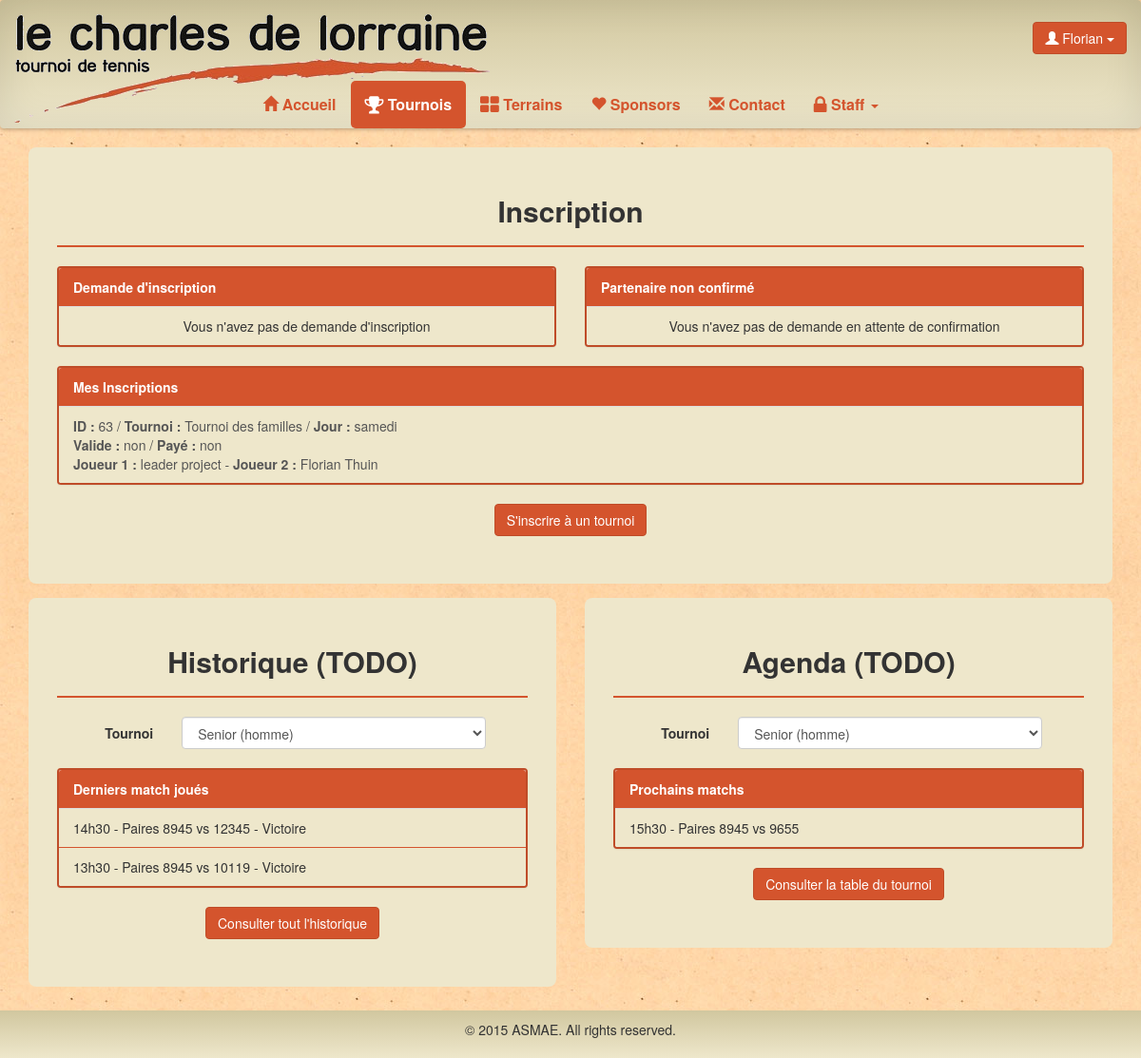
/tennis/tournoi (signed in), run on an earlier commit of the app's database.
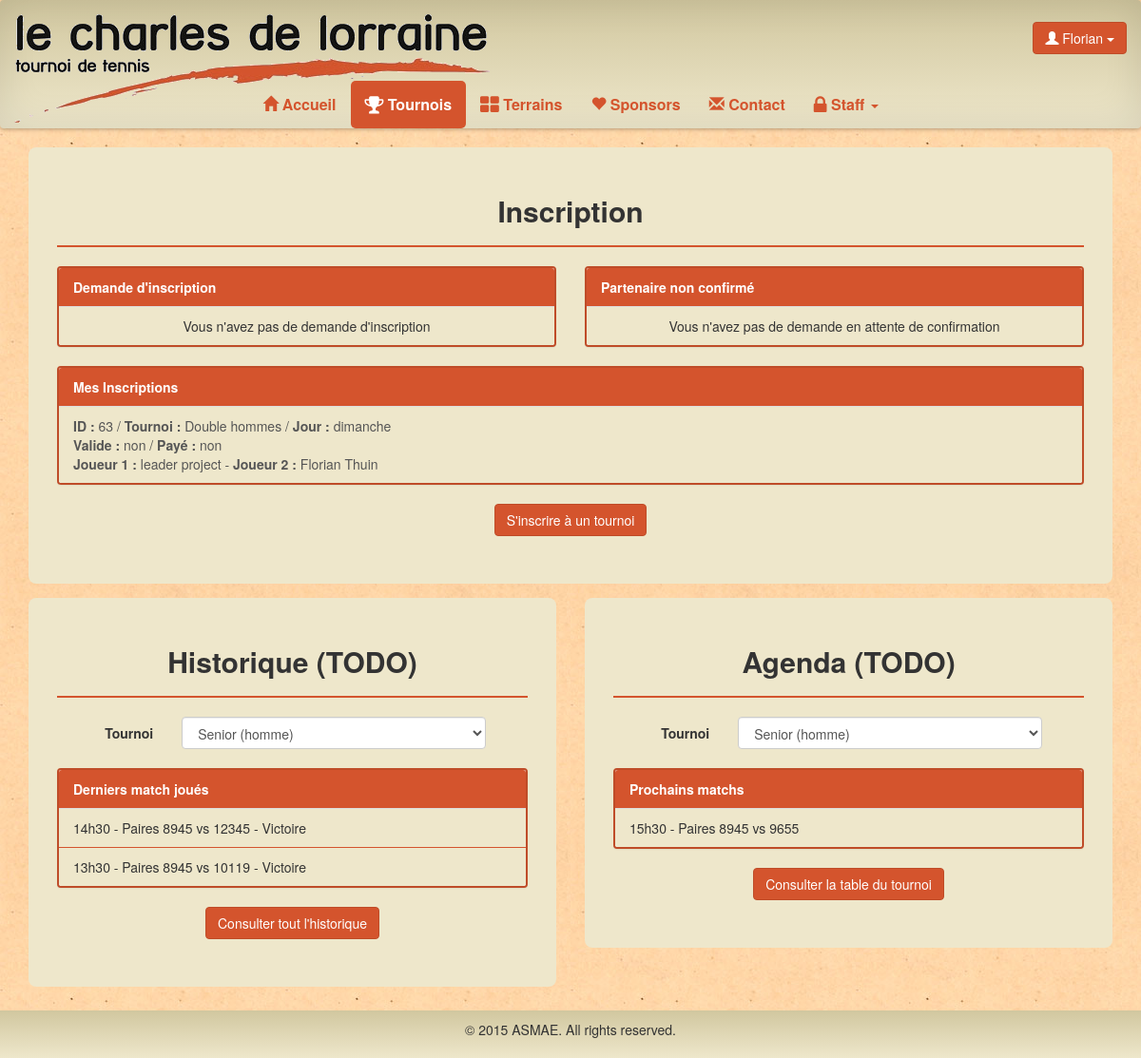
And on a later commit of the database.
### tennis/models.py (models this page shows, shortened)
class Pair(models.Model):
    id = models.AutoField(primary_key=True)
    tournoi = models.ForeignKey(Tournoi)
    group = models.ForeignKey(Groupe, null=True, default=None)
    user1 = models.ForeignKey(User, related_name='user1')
    user2 = models.ForeignKey(User, related_name='user2')
    extra1 = models.ManyToManyField(Extra, related_name='extra1')
    extra2 = models.ManyToManyField(Extra, related_name='extra2')
    comment1 = models.TextField(null=True)
    comment2 = models.TextField(null=True)
    confirm = models.BooleanField(default=False)
    valid = models.BooleanField(default=False)
    pay = models.BooleanField(default=False)

class Tournoi(models.Model):
    nom = models.CharField(max_length=50,primary_key=True)
    description = models.TextField(null=True)
    jour = models.CharField(max_length=50)

class Participant(models.Model):
    user = models.OneToOneField(User,null=True)
    titre = models.CharField(max_length=5)
    nom = models.CharField(max_length=30)
    prenom = models.CharField(max_length=30)
    rue = models.CharField(max_length=100)
    numero = models.CharField(max_length=10)
    boite = models.CharField(max_length=10,null=True)
    codepostal = models.CharField(max_length=10)
    localite = models.CharField(max_length=30)
    telephone = models.CharField(max_length=30,null=True)
    fax = models.CharField(max_length=30,null=True)
    gsm = models.CharField(max_length=30,null=True)
    datenaissance = models.DateTimeField(null=True)
    classement = models.CharField(max_length=10,null=True)
    oldparticipant = models.BooleanField(default=False)
    isGroupLeader = models.BooleanField(default=False)

### tennis/views.py (the view)
# urls.py: url(r'^tournoi/confirmer/Pair/(\d+)$','confirmPair'),
def tournoi(request):
    if request.user.is_authenticated():
        nonComfirme = request.user.user1.filter(confirm=False)
        demande = request.user.user2.filter(confirm=False)
        inscrit1 = request.user.user1.filter(confirm=True)
        inscrit2 = request.user.user2.filter(confirm=True)
        inscrit =  list(chain(inscrit1,inscrit2))
        return render(request,'tennis/tournoi.html',locals())
    return redirect(reverse(home))

### tennis/templates/tennis/tournoi.html (shortened to what this page needs)
{% extends "tennis/base.html" %}
{% block nav-tournoi %}class="active"{% endblock %}
{% block body %}
<div class="container">
	<div class="content-box">
		<h2 class="center">Inscription</h2>
		<hr class="line">
		<div class="row">
			<div class="col-sm-6">
				<div class="panel panel-default">
					<div class="panel-heading">Demande d'inscription</div>
					<div class="list-group">
						{% for item in demande %}
						<a href="{% url "tennis.views.confirmPair" item.id %}" class="list-group-item">
							<b>En attente de votre confirmation</b> <br>
							<b>ID : </b> {{ item.id}} / <b>Tournoi : </b> {{item.tournoi.nom}} / <b>Jour : </b>{{ item.tournoi.jour }} <br>
							<b>Joueur 1 : </b>{{item.user1.participant.prenom}} {{item.user1.participant.nom}} - <b>Joueur 2 : </b>{{item.user2.participant.prenom}} {{item.user2.participant.nom}}
						</a>
						{% empty %}
						<li class="list-group-item center">Vous n'avez pas de demande d'inscription</li>
						{% endfor %}
					</div>
				</div>
			</div>
			<div class="col-sm-6">
				<div class="panel panel-default">
					<div class="panel-heading">Partenaire non confirmé</div>
					<div class="list-group">
						{% for item in nonComfirme %}
						<a href="{% url "tennis.views.cancelPair" item.id %}" class="list-group-item">
							<b>En attente de confirmation par le joueur 2</b> <br>
							<b>ID : </b> {{ item.id}} / <b>Tournoi : </b> {{item.tournoi.nom}} / <b>Jour : </b>{{ item.tournoi.jour }} <br>
							<b>Joueur 1 : </b>{{item.user1.participant.prenom}} {{item.user1.participant.nom}} - <b>Joueur 2 : </b>{{item.user2.participant.prenom}} {{item.user2.participant.nom}}
						</a>
						{% empty %}
						<li class="list-group-item center">Vous n'avez pas de demande en attente de confirmation</li>
						{% endfor %}
					</div>
				</div>
			</div>
		</div>
		<div class="panel panel-default">
			<div class="panel-heading">Mes Inscriptions</div>
			<div class="list-group">
				{% for item in inscrit %}
						<a href="{% url "tennis.views.viewPair" item.id %}" class="list-group-item">
							<b>ID : </b> {{ item.id}} / <b>Tournoi : </b> {{item.tournoi.nom}} / <b>Jour : </b>{{ item.tournoi.jour }} <br>
							<b>Valide : </b>{% if item.valid %}oui{% else %}non{% endif %} / <b>Payé : </b>{% if item.pay %}oui{% else %}non{% endif %} <br>
							<b>Joueur 1 : </b>{{item.user1.participant.prenom}} {{item.user1.participant.nom}} - <b>Joueur 2 : </b>{{item.user2.participant.prenom}} {{item.user2.participant.nom}}
						</a>
						{% empty %}
						<li class="list-group-item center">Vous n'etes pas encore inscrit à un tournoi</li>
						{% endfor %}
			</div>
		</div>
		<button onClick="location.href='{% url "tennis.views.inscriptionTournoi" %}';" class="btn btn-default b-center">S'inscrire à un tournoi</button>
	</div>
	<div class="row">
		<div class="col-sm-6">
			<div class="content-box">
				<h2 class="center">Historique (TODO)</h2>
				<hr class="line">
				<div class="row" style="margin-bottom: 20px;">
					<div class="col-xs-3 info">
						Tournoi
					</div>
					<div class="col-lg-8 col-sm-4 col-xs-8">
					   	<select class="form-control" name="title">
							<option>Senior (homme)</option>
						</select>
		    		</div>
				</div>
				<div class="panel panel-default">
					<div class="panel-heading">Derniers match joués</div>
					<ul class="list-group">
		  				<li class="list-group-item">14h30 - Paires 8945 vs 12345 - Victoire</li>
						<li class="list-group-item">13h30 - Paires 8945 vs 10119 - Victoire</li>
					</ul>
				</div>
				<button class="btn btn-default b-center">Consulter tout l'historique</button>
			</div>
		</div>
		<div class="col-sm-6">
			<div class="content-box">
				<h2 class="center">Agenda (TODO)</h2>
				<hr class="line">
				<div class="row" style="margin-bottom: 20px;">
					<div class="col-xs-3 info">
						Tournoi
					</div>
					<div class="col-lg-8 col-sm-4 col-xs-8">
					   	<select class="form-control" name="title">
							<option>Senior (homme)</option>
						</select>
		    		</div>
				</div>
				<div class="panel panel-default">
					<div class="panel-heading">Prochains matchs</div>
					<ul class="list-group">
		  				<li class="list-group-item">15h30 - Paires 8945 vs 9655</li>
					</ul>
				</div>
				<button class="btn btn-default b-center">Consulter la table du tournoi</button>
			</div>
		</div>
	</div>
</div>
{% endblock %}

### tennis/templates/tennis/base.html (shortened to what this page needs)
<!DOCTYPE html>
<html lang="fr">
<head>
    {% load static from staticfiles %}
  <link rel="stylesheet" type="text/css" href="{% static 'tennis/css/tennis.css' %}">
  <link rel="stylesheet" href="http://maxcdn.bootstrapcdn.com/bootstrap/3.3.5/css/bootstrap.min.css">
  <link rel="stylesheet" href="https://maxcdn.bootstrapcdn.com/font-awesome/4.4.0/css/font-awesome.min.css">
</head>
<body>
      <nav class="effect6 navbar navbar-default" role="navigation">
        <div class="container-fluid">
          <div class="navbar-header" style="width:100%;">
            <a class="navbar-brand navbar-img" style="padding-bottom:70px;" href="{% url "tennis.views.home" %}"><img src="{% static 'tennis/img/logo.png' %}"></a>
            <div class="username btn-group pull-right navbar-btn">
              {% if user.is_authenticated %}
              <button class="btn btn-default dropdown-toggle" type="button" data-toggle="dropdown"><span class="glyphicon glyphicon-user" aria-hidden="true"></span> {{ user.username }}
                <span class="caret"></span></button>
              {% endif %}
            </div>
          </div>
          <div class="collapse navbar-collapse" id="bs-example-navbar-collapse-1">
            <ul class="nav navbar-nav">
              <li {% block nav-home %}{% endblock %}><a href="{% url "tennis.views.home" %}"><span class="glyphicon glyphicon-home" aria-hidden="true"></span> Accueil</a></li>
              {% if user.is_authenticated %}
              <li {% block nav-tournoi %}{% endblock %}><a href="{% url "tennis.views.tournoi" %}"><i class="fa fa-trophy fa-lg"></i> Tournois</a></li>
              <li {% block nav-terrain %}{% endblock %}><a href="{% url "tennis.views.terrain" %}"><i class="fa fa-th-large fa-lg"></i> Terrains</a></li>
              {% endif %}
              <li {% block nav-sponsors %}{% endblock %}><a href="{% url "tennis.views.sponsors" %}"><span class="glyphicon glyphicon-heart" aria-hidden="true"></span> Sponsors</a></li>
              <li {% block nav-contact %}{% endblock %}><a href="{% url "tennis.views.contact" %}"><span class="glyphicon glyphicon-envelope" aria-hidden="true"></span> Contact</a></li>
              {% if perms.auth.Pair or perms.tennis.Extra or perms.auth.User or perms.tennis.Court or perms.tennis.DoubleHommes or perms.tennis.DoubleFemmes or perms.tennis.DoubleMixte or perms.tennis.TournoiDesFamilles or  perms.auth.Droit %}
              <li {% block nav-staff %}class="dropdown"{% endblock %}><a class="dropdown-toggle" data-toggle="dropdown" href="#"><i class="fa fa-lock fa-lg"></i> Staff <span class="caret"></span></a>
              </li>
              {% endif %}
              </ul>
          </div>
        </div>
      </nav>
    <div class="demo">
      {% block body %}
     {% endblock %}
    </div>
    <div class="footer" id="foot01"></div>
</body>
</html

### tennis/static/tennis/css/tennis.css (style rules this page uses)
html { height: 100%; box-sizing: border-box; }
*, *:before, *:after { box-sizing: inherit; }
body { position: relative; margin: 0; padding-bottom: 6rem; min-height: 100%; font-family: "Helvetica Neue", Arial, sans-serif; }
body, html { background-image: url("../img/bg.jpg"); }
h1, h2, h3, h4, h5, h6 { font-weight: bold !important; }
nav { font-size: 16px; background-color: rgba(238, 231, 203, 1); background: -webkit-linear-gradient(top, rgba(209, 199, 159, 1) 0%, rgba(238, 231, 203, 1) 100%); background: linear-gradient(to bottom, rgba(209, 199, 159, 1) 0%, rgba(238, 231, 203, 1) 100%); border-bottom-width: 0px!important; border-width: 0px!important; }
.effect6 { position:relative; -webkit-box-shadow:0 1px 4px rgba(0, 0, 0, 0.3), 0 0 40px rgba(0, 0, 0, 0.1) inset; -moz-box-shadow:0 1px 4px rgba(0, 0, 0, 0.3), 0 0 40px rgba(0, 0, 0, 0.1) inset; box-shadow:0 1px 4px rgba(0, 0, 0, 0.3), 0 0 40px rgba(0, 0, 0, 0.1) inset; }
.effect6:before, .effect6:after { content:""; position:absolute; z-index:-1; -webkit-box-shadow:0 0 20px rgba(0,0,0,0.8); -moz-box-shadow:0 0 20px rgba(0,0,0,0.8); box-shadow:0 0 20px rgba(0,0,0,0.8); top:50%; bottom:0; left:10px; right:10px; -moz-border-radius:100px / 10px; border-radius:100px / 10px; }
.effect6:after { right:10px; left:auto; -webkit-transform:skew(8deg) rotate(3deg); -moz-transform:skew(8deg) rotate(3deg); -ms-transform:skew(8deg) rotate(3deg); -o-transform:skew(8deg) rotate(3deg); transform:skew(8deg) rotate(3deg); }
.navbar-default .navbar-brand { color: black !important; }
.navbar-default .navbar-nav > li > a { color: #D4542D !important; font-weight: bold; }
.navbar-default .navbar-nav > .active > a, .navbar-default .navbar-nav > .active > a:hover, .navbar-default .navbar-nav > .active > a:focus { color: white !important; background-color: #D4542D !important; border-radius: 5px; }
.username, .navbar-img { display: none !important; }
@media (min-width:768px) { .username, .navbar-img { display: inherit!important; float:right; padding-top:15px; text-align: right; } }
@media (min-width:768px) { .navbar-img { display: inherit; } }
@media (min-width:768px) { .navbar .navbar-nav { display: inline-block; float: none; vertical-align: top; } }
@media (min-width:768px) { .navbar .navbar-collapse { text-align: center; } }
.content-box { background-color: rgba(238, 231, 203, 1); border-radius: 8px; padding-top: 30px; padding-bottom: 50px; padding-right: 30px; padding-left: 30px; margin-bottom: 15px; }
.center { text-align:center; }
.b-center { margin-left: auto !important; margin-right: auto !important; display: block !important; }
.btn-default { background-color: #D4542D !important; border-color: #BF4C28 !important; color:white !important; }
hr.line { border-color: #D4542D; border-width: 2px; }
.panel-heading { background-color: #D4542D !important; color: white !important; font-weight: bold; }
.panel-default { border: solid 2px #BF4C28 !important; }
div.info { padding-top: 7px; font-weight: bold; text-align: right; }
.list-group-item { background-color: rgba(238, 231, 203, 1) !important; border-color: #D4542D !important; }
.footer { position: absolute; right: 0; bottom: 0; left: 0; padding: 1rem; background-color: rgba(238, 231, 203, 1); background: -webkit-linear-gradient(top, rgba(209, 199, 159, 1) 0%, rgba(238, 231, 203, 1) 100%); background: linear-gradient(to bottom, rgba(209, 199, 159, 1) 0%, rgba(238, 231, 203, 1) 100%); text-align: center; }

What changed in the data, as far as the page shows it:
changed Pair "leader": tournoi.nom "Tournoi des familles" → "Double hommes"; tournoi.jour "samedi" → "dimanche"
